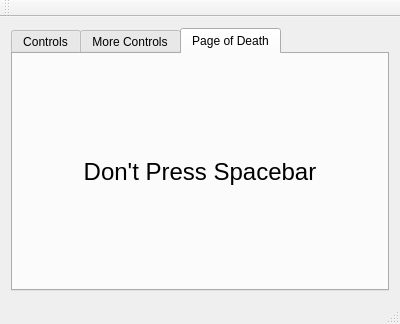
<?xml version="1.0" encoding="UTF-8"?>
<ui version="4.0">
 <class>MainWindow</class>
 <widget class="QMainWindow" name="MainWindow">
  <property name="geometry">
   <rect>
    <x>0</x>
    <y>0</y>
    <width>400</width>
    <height>324</height>
   </rect>
  </property>
  <property name="windowTitle">
   <string>Flywheel Energy Storage System</string>
  </property>
  <widget class="QWidget" name="centralWidget">
   <layout class="QVBoxLayout" name="verticalLayout">
    <item>
     <widget class="QTabWidget" name="tabWidget">
      <property name="styleSheet">
       <string notr="true"/>
      </property>
      <property name="currentIndex">
       <number>2</number>
      </property>
      <widget class="QWidget" name="tab">
       <attribute name="title">
        <string>Controls</string>
       </attribute>
       <layout class="QVBoxLayout" name="verticalLayout_4">
        <item>
         <layout class="QGridLayout" name="gridLayout">
          <item row="1" column="0">
           <widget class="QPushButton" name="pushButton">
            <property name="text">
             <string>If you push this, something exciting will happen.</string>
            </property>
           </widget>
          </item>
          <item row="0" column="0">
           <widget class="QLabel" name="label">
            <property name="text">
             <string>Here is where we will control the FESS.</string>
            </property>
            <property name="alignment">
             <set>Qt::AlignCenter</set>
            </property>
           </widget>
          </item>
          <item row="2" column="0">
           <widget class="QTextBrowser" name="textBrowser"/>
          </item>
         </layout>
        </item>
       </layout>
      </widget>
      <widget class="QWidget" name="tab_2">
       <attribute name="title">
        <string>More Controls</string>
       </attribute>
       <layout class="QHBoxLayout" name="horizontalLayout">
        <item>
         <layout class="QVBoxLayout" name="verticalLayout_2" stretch="0,0,0">
          <item>
           <widget class="QSlider" name="horizontalSlider">
            <property name="minimum">
             <number>1</number>
            </property>
            <property name="sliderPosition">
             <number>12</number>
            </property>
            <property name="orientation">
             <enum>Qt::Horizontal</enum>
            </property>
           </widget>
          </item>
          <item>
           <layout class="QHBoxLayout" name="horizontalLayout_2">
            <item alignment="Qt::AlignLeft|Qt::AlignTop">
             <widget class="QDial" name="dial">
              <property name="sizePolicy">
               <sizepolicy hsizetype="Preferred" vsizetype="Preferred">
                <horstretch>0</horstretch>
                <verstretch>0</verstretch>
               </sizepolicy>
              </property>
              <property name="minimumSize">
               <size>
                <width>50</width>
                <height>50</height>
               </size>
              </property>
              <property name="maximumSize">
               <size>
                <width>100</width>
                <height>100</height>
               </size>
              </property>
              <property name="orientation">
               <enum>Qt::Horizontal</enum>
              </property>
             </widget>
            </item>
           </layout>
          </item>
          <item>
           <widget class="QLabel" name="label_2">
            <property name="text">
             <string>OMG</string>
            </property>
           </widget>
          </item>
         </layout>
        </item>
       </layout>
      </widget>
      <widget class="QWidget" name="tab_3">
       <attribute name="title">
        <string>Page of Death</string>
       </attribute>
       <layout class="QGridLayout" name="gridLayout_2">
        <item row="0" column="0">
         <widget class="QLabel" name="label_3">
          <property name="font">
           <font>
            <pointsize>18</pointsize>
           </font>
          </property>
          <property name="contextMenuPolicy">
           <enum>Qt::CustomContextMenu</enum>
          </property>
          <property name="text">
           <string>Don't Press Spacebar</string>
          </property>
          <property name="alignment">
           <set>Qt::AlignCenter</set>
          </property>
         </widget>
        </item>
       </layout>
      </widget>
     </widget>
    </item>
   </layout>
  </widget>
  <widget class="QMenuBar" name="menuBar">
   <property name="geometry">
    <rect>
     <x>0</x>
     <y>0</y>
     <width>400</width>
     <height>21</height>
    </rect>
   </property>
  </widget>
  <widget class="QToolBar" name="mainToolBar">
   <attribute name="toolBarArea">
    <enum>TopToolBarArea</enum>
   </attribute>
   <attribute name="toolBarBreak">
    <bool>false</bool>
   </attribute>
  </widget>
  <widget class="QStatusBar" name="statusBar"/>
 </widget>
 <layoutdefault spacing="6" margin="11"/>
 <resources/>
 <connections/>
</ui>
